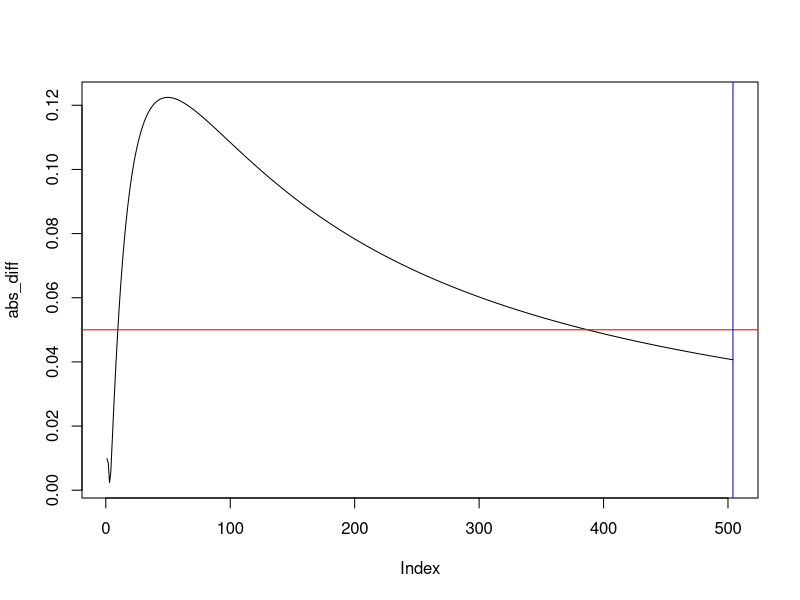

Write the R code that produced this figure.
################
#Generating data
################

#W: Spatial adjacency matrix
create_W_fun<-function(n_locs){

              W<-matrix(0, 
                        nrow = n_locs, 
                        ncol = n_locs)
              perm<-sample(n_locs)
              for(i in 2:n_locs){
 
                 a<-perm[i]
                 b<-perm[sample.int(i - 1, 1)]
                 W[a,b]<-1
                 W[b,a]<-1
 
                 }

              return(W)

              }

#set.seed(849)
n<-50
W<-create_W_fun(n_locs = n)

sigma2<-0.90
tau2<-1.00 - sigma2
rho<-0.80
gamma<-0.05

#Generate x averages within each location
m_big<-1000000
x<-rep(NA,
       times = (n*m_big))
for(j in 1:n){ 
  
   loc_mean<-rnorm(n = 1)
   x[(1 + (j-1)*m_big):(j*m_big)]<-rnorm(n = m_big,
                                         mean = loc_mean,
                                         sd = 0.50)

   }
x<-(x - mean(x))/sqrt(mean((x - mean(x))^2))
x_bar_vec<-sapply(c(1:n), 
                  function(j) mean(x[(1 + (j-1)*m_big):(j*m_big)]))

#Eigendecomposition: Reorder to get \lambda_1 = 0 first
e<-eigen(diag(rowSums(W)) - W)
ord<-order(e$values) 
e_val<-e$values[ord]
e_vec<-e$vectors[,ord]

#############################################
#Validating the spectral decomposition: Q_inv
#############################################
Q_inv_true<-chol2inv(chol(rho*(diag(rowSums(W)) - W) + (1.00 - rho)*diag(n)))
Q_inv_spectral<-tcrossprod(e_vec[,1])/(rho*e_val[1] + 1.00 - rho)
for(j in 2:n){
   Q_inv_spectral<-Q_inv_spectral +
                   tcrossprod(e_vec[,j])/(rho*e_val[j] + 1.00 - rho)
   }
mean(round(Q_inv_true, 10) == round(Q_inv_spectral, 10))

#################################################################
#Validating the spectral decomposition: Full conditional variance
#################################################################
m_test<-20
x_test<-rnorm(n = (n*m_test))
x_test<-(x_test - mean(x_test))/sqrt(mean((x_test - mean(x_test))^2))
x_bar_vec_test<-sapply(c(1:n), 
                       function(j) mean(x_test[(1 + (j-1)*m_test):(j*m_test)]))

d_num_test<-
d_den_test<-rep(NA, 
                times = n)
for(i in 1:n){

   d_den_test[i]<-sum(x_bar_vec_test*e_vec[,i])^2 
   d_num_test[i]<-d_den_test[i]*(1.00 - e_val[i])

   }

Z<-diag(n)%x%rep(1, times = m_test)
Omega_true<-tau2*tcrossprod((Z%*%Q_inv_true), Z) +
            sigma2*diag(n*m_test)
beta1_var_true<-1.00/crossprod(x_test, (chol2inv(chol(Omega_true))%*%x_test))
beta1_var_spectral<-1.00/(n*m_test/sigma2 - ((m_test^2)*tau2/sigma2)*sum(d_den_test/(sigma2*rho*e_val + sigma2 - sigma2*rho + m_test*tau2)))
as.numeric(round(beta1_var_true, 10) == round(beta1_var_spectral, 10))

#########################################################################################
#Validating the spectral decomposition: Relative difference in full conditional variances
#########################################################################################
Q_zero_inv_true<-diag(n)
Omega_zero_true<-tau2*tcrossprod((Z%*%Q_zero_inv_true), Z) +
                 sigma2*diag(n*m_test)
beta1_var_zero_true<-1.00/crossprod(x_test, (chol2inv(chol(Omega_zero_true))%*%x_test))
rel_diff_true<-(beta1_var_true - beta1_var_zero_true)/beta1_var_zero_true
rel_diff_spectral<-((m_test^2)*tau2*sigma2*rho*sum(d_num_test/((sigma2 + m_test*tau2)*(sigma2*rho*e_val + sigma2 - sigma2*rho + m_test*tau2))))/(n*m_test - (m_test^2)*tau2*sum(d_den_test/(sigma2*rho*e_val + sigma2 - sigma2*rho + m_test*tau2)))
as.numeric(round(rel_diff_true, 10) == round(rel_diff_spectral, 10))

##################
#Approximate bound
##################
d_num<-
d_den<-rep(NA, 
           times = n)
for(i in 1:n){

   d_den[i]<-sum(x_bar_vec*e_vec[,i])^2  
   d_num[i]<-d_den[i]*(1.00 - e_val[i])

   }

m_approx<-max(2, 
              ceiling(abs((rho*sigma2/tau2)*sum(d_num))/(gamma*(n - sum(d_den)))))
m_approx

############
#Exact bound
############
m_exact_fun<-function(m_test,
                      x_bar_vec){

                      d_num<-
                      d_den<-rep(NA, 
                                 times = n)
                      for(i in 1:n){

                         d_den[i]<-(sum(x_bar_vec*e_vec[,i])^2)/(sigma2*rho*e_val[i] + sigma2 - sigma2*rho + m_test*tau2)  
                         d_num[i]<-d_den[i]*(1.00 - e_val[i])/(sigma2 + m_test*tau2)

                         }

                      return(abs((m_test^2)*tau2*sigma2*rho*sum(d_num)/(n*m_test - (m_test^2)*tau2*sum(d_den))))

                      }

abs_diff<-rep(NA,
              times = max(100, ceiling(m_approx)))
for(j in 1:max(100, ceiling(m_approx))){
   abs_diff[j]<-m_exact_fun(m_test = j,
                            x_bar_vec = x_bar_vec)
   }
plot(abs_diff,
     type = "l")
abline(h = gamma,
       col = "red")
abline(v = m_approx,
       col = "blue")
